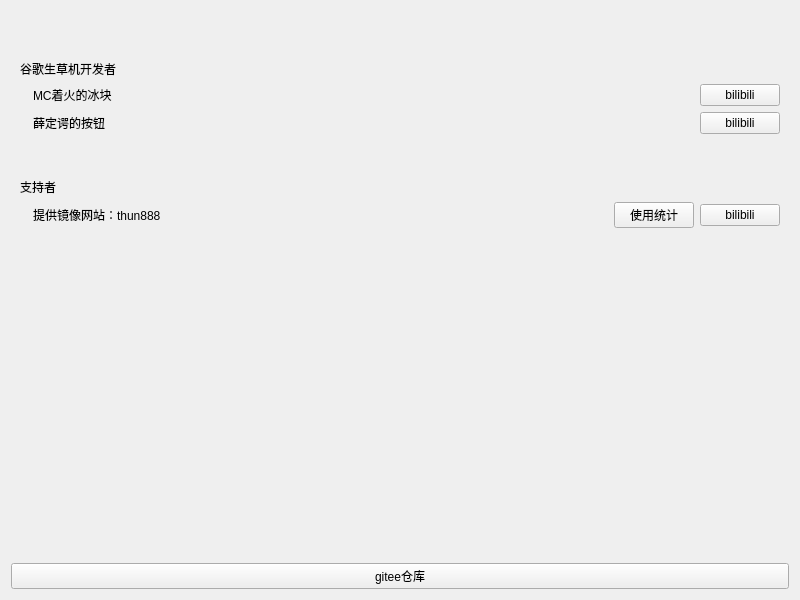
<?xml version="1.0" encoding="UTF-8"?>
<ui version="4.0">
 <class>Form</class>
 <widget class="QWidget" name="Form">
  <property name="geometry">
   <rect>
    <x>0</x>
    <y>0</y>
    <width>800</width>
    <height>600</height>
   </rect>
  </property>
  <property name="windowTitle">
   <string>Form</string>
  </property>
  <layout class="QGridLayout" name="gridLayout_8">
   <item row="5" column="0" colspan="2">
    <widget class="ElevatedCardWidget" name="ElevatedCardWidget_supporters">
     <layout class="QGridLayout" name="gridLayout_7">
      <item row="1" column="0">
       <layout class="QGridLayout" name="gridLayout_6">
        <item row="0" column="0">
         <layout class="QGridLayout" name="gridLayout_3">
          <item row="0" column="4">
           <widget class="HyperlinkButton" name="HyperlinkButton_thun888">
            <property name="text">
             <string>bilibili</string>
            </property>
            <property name="url">
             <url>
              <string>https://space.bilibili.com/451090261</string>
             </url>
            </property>
            <property name="hasIcon" stdset="0">
             <bool>true</bool>
            </property>
           </widget>
          </item>
          <item row="0" column="3">
           <widget class="HyperlinkButton" name="HyperlinkButton_statistics">
            <property name="text">
             <string>使用统计</string>
            </property>
            <property name="url">
             <url>
              <string>http://gt-stats.757678.xyz/</string>
             </url>
            </property>
            <property name="hasIcon" stdset="0">
             <bool>true</bool>
            </property>
           </widget>
          </item>
          <item row="0" column="2">
           <spacer name="horizontalSpacer_5">
            <property name="orientation">
             <enum>Qt::Horizontal</enum>
            </property>
            <property name="sizeHint" stdset="0">
             <size>
              <width>40</width>
              <height>20</height>
             </size>
            </property>
           </spacer>
          </item>
          <item row="0" column="0">
           <widget class="AvatarWidget" name="AvatarWidget_thun888">
            <property name="radius">
             <number>20</number>
            </property>
           </widget>
          </item>
          <item row="0" column="1">
           <widget class="BodyLabel" name="BodyLabel_3">
            <property name="text">
             <string>提供镜像网站：thun888</string>
            </property>
           </widget>
          </item>
         </layout>
        </item>
       </layout>
      </item>
      <item row="0" column="0">
       <widget class="StrongBodyLabel" name="StrongBodyLabel_2">
        <property name="text">
         <string>支持者</string>
        </property>
       </widget>
      </item>
     </layout>
    </widget>
   </item>
   <item row="7" column="0" colspan="2">
    <widget class="HyperlinkButton" name="HyperlinkButton_gitee">
     <property name="text">
      <string>gitee仓库</string>
     </property>
     <property name="url">
      <url>
       <string>https://gitee.com/dingers-button/google-grass-growing-machine</string>
      </url>
     </property>
     <property name="hasIcon" stdset="0">
      <bool>true</bool>
     </property>
    </widget>
   </item>
   <item row="0" column="0" colspan="2">
    <spacer name="horizontalSpacer">
     <property name="orientation">
      <enum>Qt::Horizontal</enum>
     </property>
     <property name="sizeHint" stdset="0">
      <size>
       <width>779</width>
       <height>20</height>
      </size>
     </property>
    </spacer>
   </item>
   <item row="2" column="0" colspan="2">
    <widget class="ElevatedCardWidget" name="ElevatedCardWidget">
     <layout class="QGridLayout" name="gridLayout_5">
      <item row="1" column="0">
       <layout class="QGridLayout" name="gridLayout_4">
        <item row="1" column="0">
         <layout class="QGridLayout" name="gridLayout_2">
          <item row="0" column="3">
           <widget class="HyperlinkButton" name="HyperlinkButton_xdedan">
            <property name="text">
             <string>bilibili</string>
            </property>
            <property name="url">
             <url>
              <string>https://space.bilibili.com/668182235</string>
             </url>
            </property>
            <property name="hasIcon" stdset="0">
             <bool>true</bool>
            </property>
           </widget>
          </item>
          <item row="0" column="2">
           <spacer name="horizontalSpacer_4">
            <property name="orientation">
             <enum>Qt::Horizontal</enum>
            </property>
            <property name="sizeHint" stdset="0">
             <size>
              <width>40</width>
              <height>20</height>
             </size>
            </property>
           </spacer>
          </item>
          <item row="0" column="0">
           <widget class="AvatarWidget" name="AvatarWidget_xdedan">
            <property name="text">
             <string/>
            </property>
            <property name="radius">
             <number>20</number>
            </property>
           </widget>
          </item>
          <item row="0" column="1">
           <widget class="BodyLabel" name="BodyLabel_2">
            <property name="text">
             <string>薛定谔的按钮</string>
            </property>
           </widget>
          </item>
         </layout>
        </item>
        <item row="0" column="0">
         <layout class="QGridLayout" name="gridLayout">
          <item row="0" column="3">
           <widget class="HyperlinkButton" name="HyperlinkButton_mczhdbk">
            <property name="text">
             <string>bilibili</string>
            </property>
            <property name="url">
             <url>
              <string>https://space.bilibili.com/551409211</string>
             </url>
            </property>
            <property name="hasIcon" stdset="0">
             <bool>true</bool>
            </property>
           </widget>
          </item>
          <item row="0" column="2">
           <spacer name="horizontalSpacer_3">
            <property name="orientation">
             <enum>Qt::Horizontal</enum>
            </property>
            <property name="sizeHint" stdset="0">
             <size>
              <width>40</width>
              <height>20</height>
             </size>
            </property>
           </spacer>
          </item>
          <item row="0" column="0">
           <widget class="AvatarWidget" name="AvatarWidget_mczhdbk">
            <property name="radius">
             <number>20</number>
            </property>
           </widget>
          </item>
          <item row="0" column="1">
           <widget class="BodyLabel" name="BodyLabel">
            <property name="text">
             <string>MC着火的冰块</string>
            </property>
           </widget>
          </item>
         </layout>
        </item>
       </layout>
      </item>
      <item row="0" column="0">
       <widget class="StrongBodyLabel" name="StrongBodyLabel">
        <property name="text">
         <string>谷歌生草机开发者</string>
        </property>
       </widget>
      </item>
     </layout>
    </widget>
   </item>
   <item row="6" column="0" colspan="2">
    <spacer name="verticalSpacer">
     <property name="orientation">
      <enum>Qt::Vertical</enum>
     </property>
     <property name="sizeHint" stdset="0">
      <size>
       <width>20</width>
       <height>40</height>
      </size>
     </property>
    </spacer>
   </item>
   <item row="1" column="0" colspan="2">
    <spacer name="horizontalSpacer_6">
     <property name="orientation">
      <enum>Qt::Horizontal</enum>
     </property>
     <property name="sizeHint" stdset="0">
      <size>
       <width>40</width>
       <height>20</height>
      </size>
     </property>
    </spacer>
   </item>
   <item row="3" column="0" colspan="2">
    <spacer name="horizontalSpacer_2">
     <property name="orientation">
      <enum>Qt::Horizontal</enum>
     </property>
     <property name="sizeHint" stdset="0">
      <size>
       <width>40</width>
       <height>20</height>
      </size>
     </property>
    </spacer>
   </item>
  </layout>
 </widget>
 <customwidgets>
  <customwidget>
   <class>HyperlinkButton</class>
   <extends>PushButton</extends>
   <header>qfluentwidgets</header>
  </customwidget>
  <customwidget>
   <class>PushButton</class>
   <extends>QPushButton</extends>
   <header>qfluentwidgets</header>
  </customwidget>
  <customwidget>
   <class>CardWidget</class>
   <extends>QFrame</extends>
   <header>qfluentwidgets</header>
   <container>1</container>
  </customwidget>
  <customwidget>
   <class>ElevatedCardWidget</class>
   <extends>CardWidget</extends>
   <header>qfluentwidgets</header>
   <container>1</container>
  </customwidget>
  <customwidget>
   <class>BodyLabel</class>
   <extends>QLabel</extends>
   <header>qfluentwidgets</header>
  </customwidget>
  <customwidget>
   <class>StrongBodyLabel</class>
   <extends>QLabel</extends>
   <header>qfluentwidgets</header>
  </customwidget>
  <customwidget>
   <class>ImageLabel</class>
   <extends>QLabel</extends>
   <header>qfluentwidgets</header>
  </customwidget>
  <customwidget>
   <class>AvatarWidget</class>
   <extends>ImageLabel</extends>
   <header>qfluentwidgets</header>
  </customwidget>
 </customwidgets>
 <resources/>
 <connections/>
</ui>
